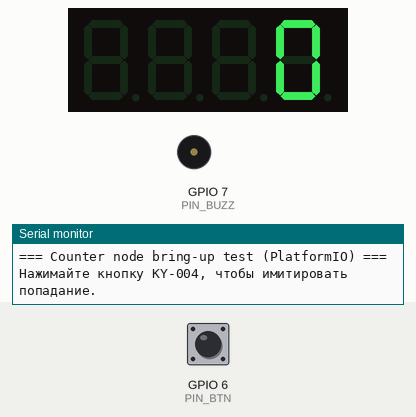
The program below on a simulated ESP32-C3. Shown: 4-digit seven-segment display, buzzer (waves = sounding, pin HIGH), the last lines printed to the serial monitor. Inputs (shaded band) come from the test bench; at power-on: GPIO 6 (PIN_BTN) HIGH.

Above: at 1.4 s.
1.5 s: GPIO 6 (PIN_BTN) pulled LOW for 0.15 s
At 2.2 s:
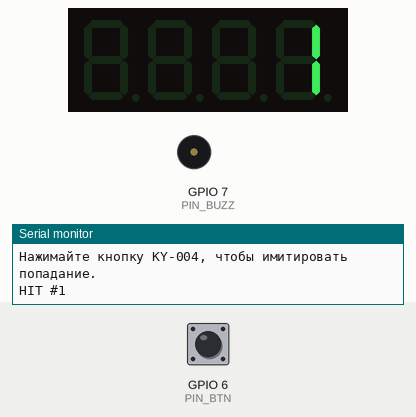
3.1 s: GPIO 6 (PIN_BTN) pulled LOW for 1 s
At 4.7 s:
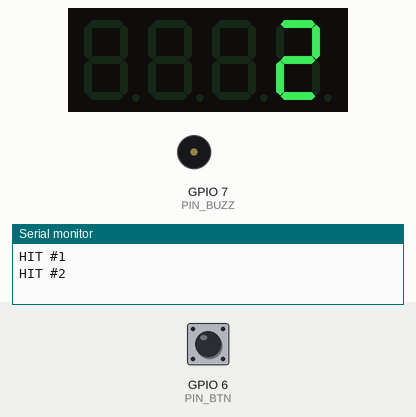
5.6 s: GPIO 6 (PIN_BTN) pulled LOW for 0.15 s
At 6.6 s:
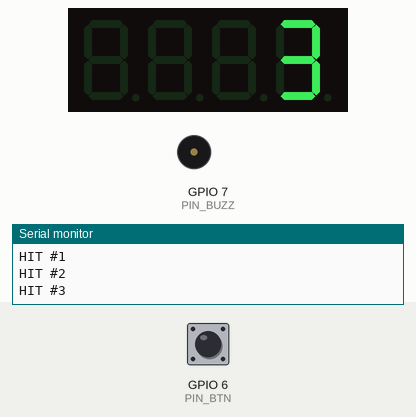
7.2 s: GPIO 6 (PIN_BTN) pulled LOW for 1 s
At 7.8 s:
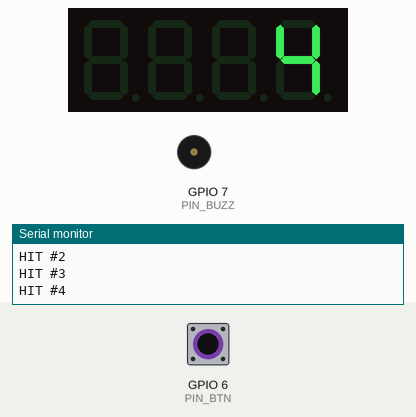
Timing chart, 0 to 10.2 s (numbered marks = the images above; inputs shaded):
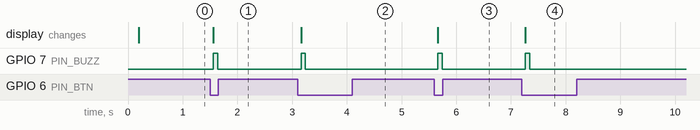

Measured:
- after the input at 1.5 s, GPIO 7 (PIN_BUZZ): LOW → HIGH after 0.06 s, → LOW 0.08 s later; the display: changes after 0.06 s (image 1)
- after the input at 3.1 s, GPIO 7 (PIN_BUZZ): LOW → HIGH after 0.06 s, → LOW 0.08 s later; the display: changes after 0.06 s (image 2)
- after the input at 5.6 s, GPIO 7 (PIN_BUZZ): LOW → HIGH after 0.06 s, → LOW 0.08 s later; the display: changes after 0.06 s (image 3)
- after the input at 7.2 s, GPIO 7 (PIN_BUZZ): LOW → HIGH after 0.06 s, → LOW 0.08 s later; the display: changes after 0.06 s (image 4)

The program:

main.cpp
```cpp
/*
  Counter node bring-up test (PlatformIO version)
  ------------------------------------------------
  Проверка периферии узла-счётчика ДО подключения LM393 и радио E220:
  TM1637 (дисплей) + KY-004 (кнопка, имитирует "попадание") + активный зуммер.

  По кнопке: счётчик +1, дисплей обновляется, короткий писк, лог в Serial.
  Позже вход GPIO_BTN просто переключается на выход LM393-модуля —
  остальная логика (счётчик/дисплей/бип) не меняется.
*/

#include <Arduino.h>
#include <TM1637Display.h>

// ---- Пины (СВЕРЬТЕ С ШЁЛКОГРАФИЕЙ СВОЕЙ КОНКРЕТНОЙ ПЛАТЫ ESP32-C3!) ----
#define PIN_CLK   4   // TM1637 CLK тут должно быть 4
#define PIN_DIO   5   // TM1637 DIO тут должно быть 5
#define PIN_BTN   6   // KY-004 сигнал (S)
#define PIN_BUZZ  7   // Активный зуммер, сигнальный вход

// Если ваш KY-004 при нажатии выдаёт HIGH вместо LOW — смените true<->false здесь:
const bool BUTTON_ACTIVE_LOW = true;

TM1637Display display(PIN_CLK, PIN_DIO);

uint16_t hitCount = 0;

// --- антидребезг ---
int lastRawState = -1;
unsigned long lastChangeTime = 0;
const unsigned long DEBOUNCE_MS = 40;
bool latched = false; // не даём одному нажатию засчитаться дважды, пока кнопка не отпущена

void beep(unsigned int ms) {
  digitalWrite(PIN_BUZZ, HIGH);
  delay(ms);
  digitalWrite(PIN_BUZZ, LOW);
}

bool isPressed(int rawState) {
  return BUTTON_ACTIVE_LOW ? (rawState == LOW) : (rawState == HIGH);
}

void setup() {
  Serial.begin(115200);
  delay(200);

  pinMode(PIN_BTN, INPUT_PULLUP); // если у KY-004 нет своего подтягивающего резистора
  pinMode(PIN_BUZZ, OUTPUT);
  digitalWrite(PIN_BUZZ, LOW);

  display.setBrightness(5); // диапазон 0-7
  display.showNumberDec(hitCount, false);

  Serial.println("=== Counter node bring-up test (PlatformIO) ===");
  Serial.println("Нажимайте кнопку KY-004, чтобы имитировать попадание.");
}

void loop() {
  int raw = digitalRead(PIN_BTN);

  if (raw != lastRawState) {
    lastChangeTime = millis();
    lastRawState = raw;
  }

  if ((millis() - lastChangeTime) > DEBOUNCE_MS) {
    bool pressedNow = isPressed(raw);

    if (pressedNow && !latched) {
      latched = true;
      hitCount++;
      display.showNumberDec(hitCount, false);
      beep(80);
      Serial.print("HIT #");
      Serial.println(hitCount);
    }

    if (!pressedNow) {
      latched = false;
    }
  }
}
```
